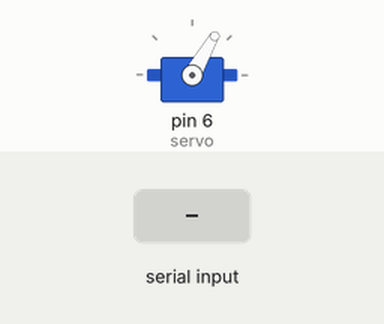
The sketch below on a simulated Arduino Uno, built with avr-gcc and run on an emulated ATmega328P. Parts: servo. The test bench sets the inputs (shaded band).

Above: at 1.2 s.
1.3 s: "x" received over Serial
At 2.5 s:
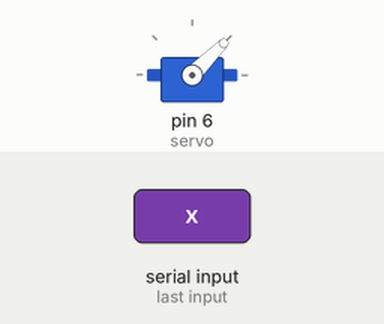
2.8 s: "s" received over Serial
At 3.9 s:
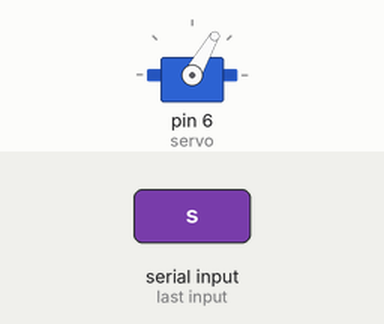
Timing chart, 0 to 5.8 s (numbered marks = the images above; inputs shaded):
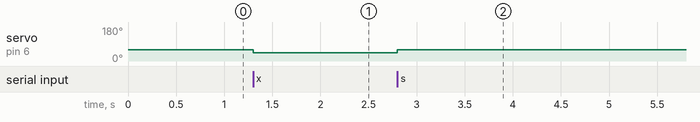

Measured:
- after the input at 1.3 s, servo on pin 6 (servo): 60° → 45° at once
- after the input at 2.8 s, servo on pin 6 (servo): 45° → 60° at once

The sketch:

servo_serialinput.ino
```cpp
#include<Servo.h>
Servo servo;
int value = 0;

void setup() {
  servo.attach(6);
  Serial.begin(57600);
  servo.write(60);
}

void loop() {

  if(Serial.available())
  {
    char in_data;
    in_data = Serial.read();
    if(in_data == 'x')
    {
      value = 45;   //150
    }
    else if(in_data == 's'){
      value = 60;   //120
    }
    else if(in_data == 'w'){
      value =75;   //100
    }
    servo.write(value);
  }

}
```
